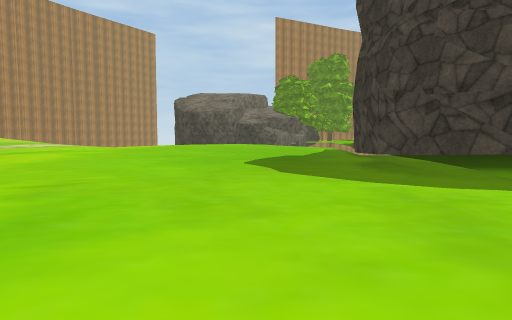
view 1 (above)

16 first-person views from a walk through a 3-D level made in the Unity game engine. The camera is 1.2 m above the floor, tilts 4° down and sees 75° across. The floor is counted in squares, 1 m on a side. Each view is taken from the middle of a square. On the plan, view 1 faces up. The plan holds only what a view shows up to about 14 squares ahead; the rest is blank. The place goes on beyond the plan. The player character is not drawn. Some animated figures are not drawn. Some surface patterns are stand-ins.

view 2
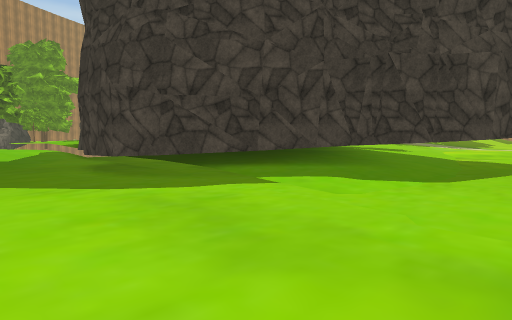

view 3
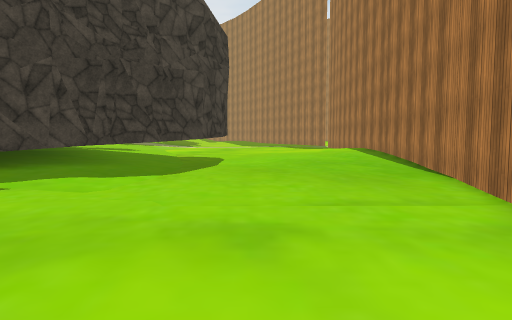

view 4
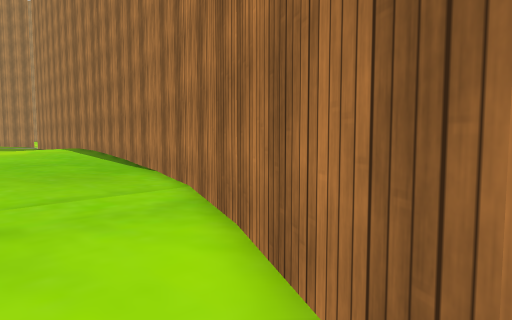

view 5
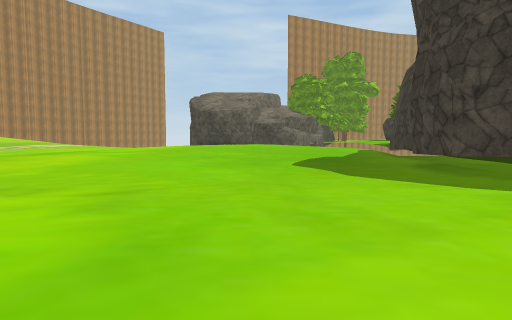

view 6
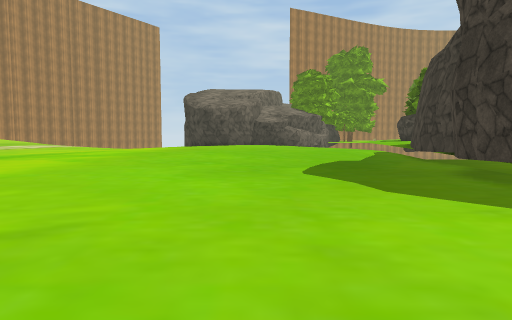

view 7
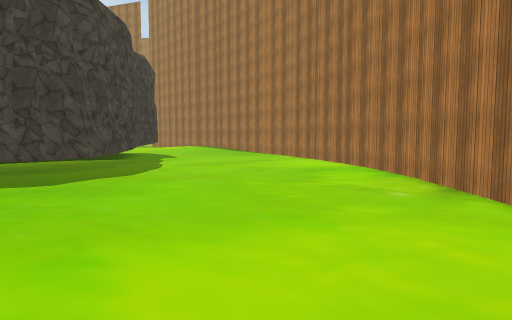

view 8
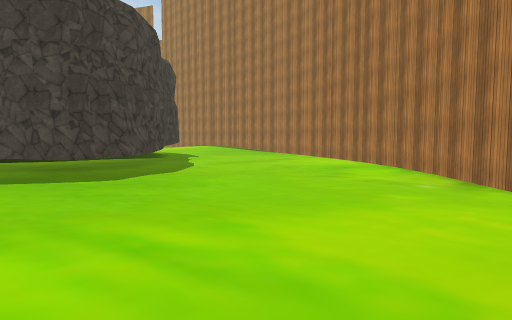

view 9
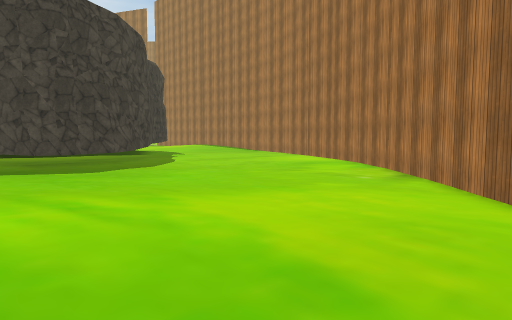

view 10
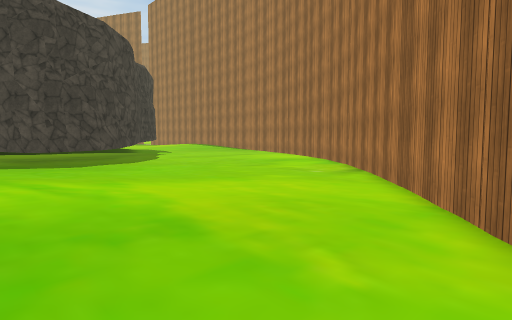

view 11
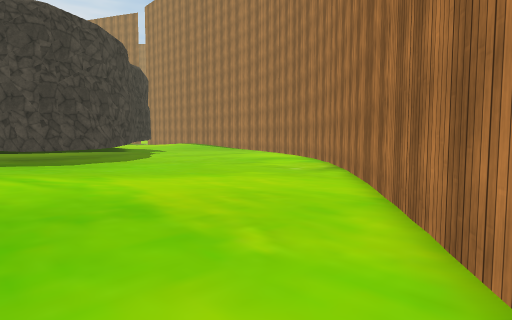

view 12
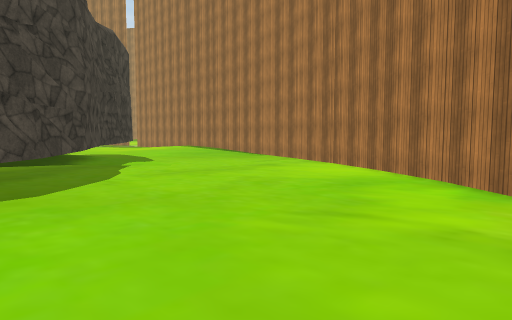

view 13
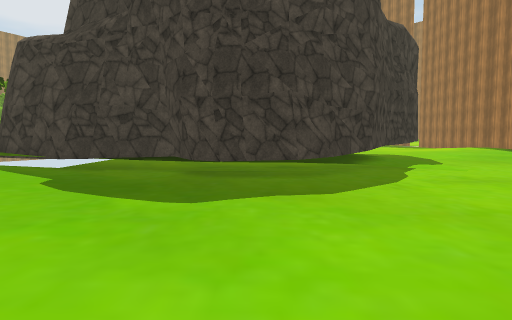

view 14
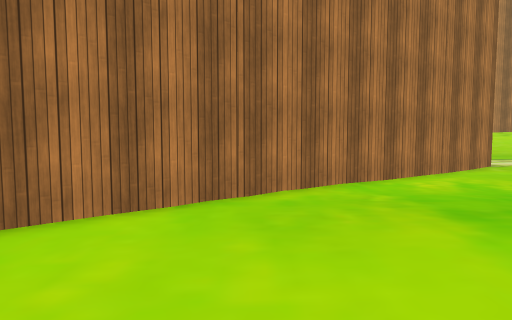

view 15
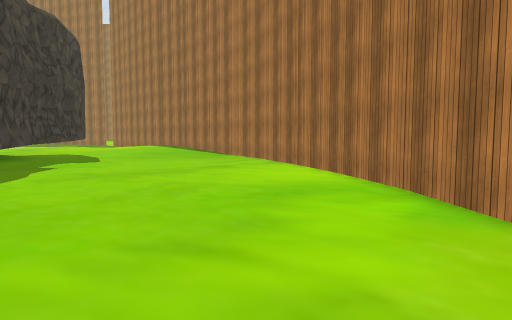

view 16
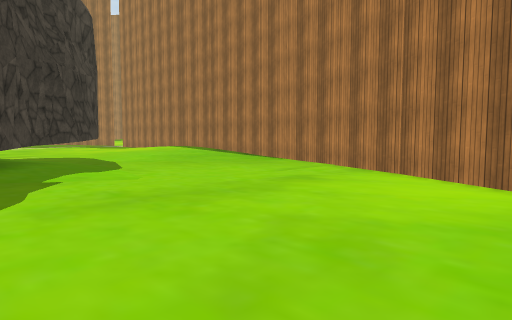

### Floor plan
Key: @ floor where view 1 was taken; # wall or solid block; . main floor; : floor 0.25 m higher than the main floor; + floor 0.5 m higher than the main floor; / step, stairs or slope.
Columns run from 19 left of view 1 to 13 right of it. Each row starts with its distance up from view 1.
 19 ##::::::++++       :::...#
 18  #::::::++++++::::::.....#
 17  ##:::::++++:::::::......#
 16   ##::::::::::::::......##
 15    #:::::::::::::.......#
 14    ##:::::::::::.......##
 13     ##:::::::::........#
 12      #..:::::..........##
 11      ##.................#
 10       ##................##
  9        ##................##
  8         #................/###
  7         ##.............../::##
  6          ##...............:::##
  5           ##.................:##
  4            ##..................##
  3             ##..................#
  2              ## .................
  1                ##................
  0                 ###@.............
 -1                   ##.............
 -2                    ###...........
 -3                      ####.......:
 -4                         ####...::
 -5                            ######

Where each view was taken, in squares from view 1:
view 1: 0 up, 0 right, facing up
view 2: 1 up, 0 right, facing up-right
view 3: 1 up, 1 left, facing right
view 4: 1 up, 2 left, facing down-right
view 5: 1 up, 2 left, facing up
view 6: 4 up, 2 left, facing up
view 7: 17 up, 12 left, facing down-right
view 8: 19 up, 12 left, facing down-right
view 9: 19 up, 14 left, facing down-right
view 10: 19 up, 16 left, facing down-right
view 11: 19 up, 17 left, facing down-right
view 12: 13 up, 8 left, facing down-right
view 13: 13 up, 7 left, facing right
view 14: 14 up, 8 left, facing left
view 15: 10 up, 8 left, facing down-right
view 16: 9 up, 3 left, facing down-right
